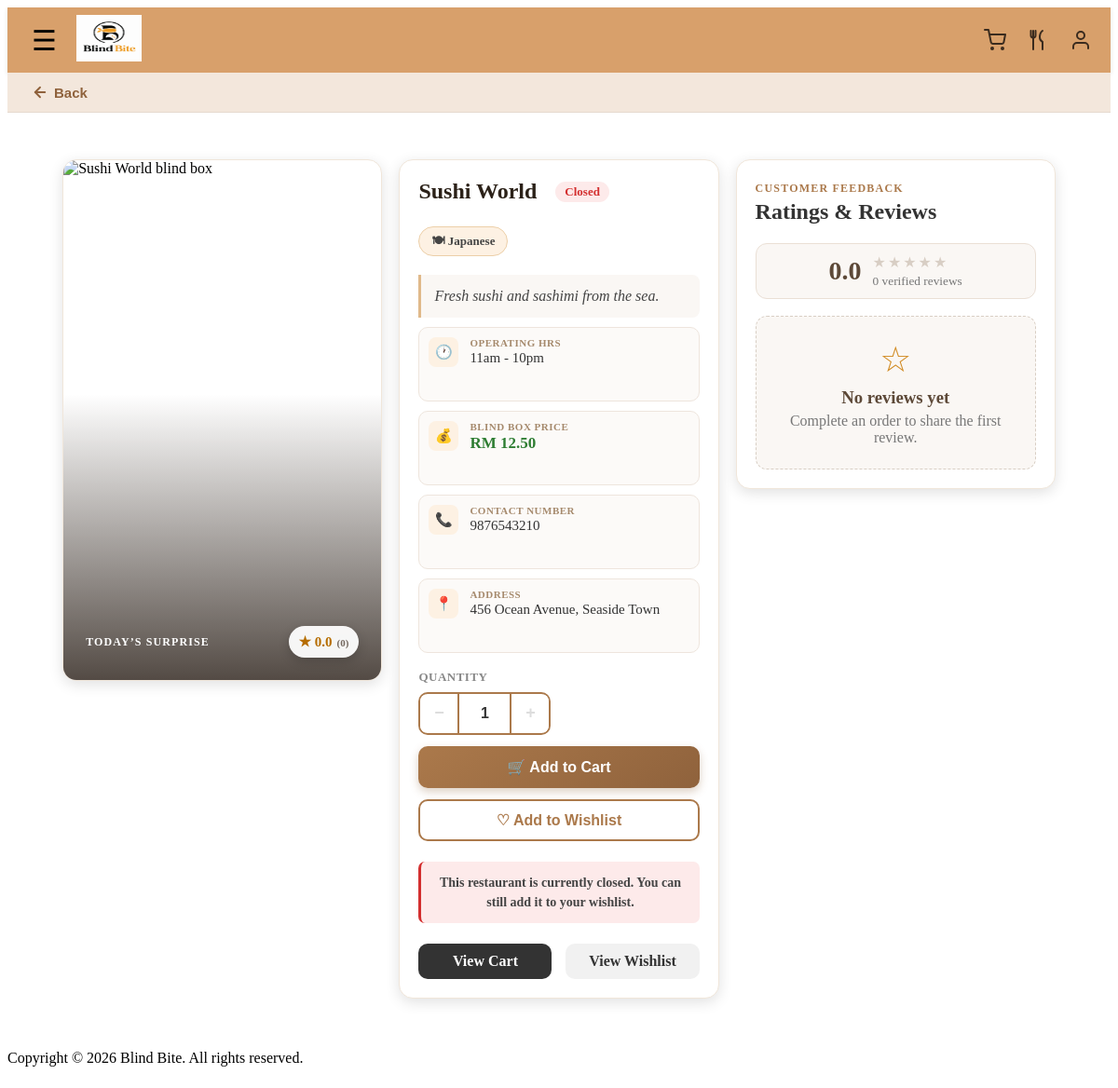
Page /pages/details.php?restaurant=Sushi+World on the committed database.
### tables this page shows
CREATE TABLE restaurants (
    restaurant_name VARCHAR(100) PRIMARY KEY,
    restaurant_address VARCHAR(100) NOT NULL UNIQUE,
    restaurant_opening_hours TIME NOT NULL,
    restaurant_closing_hours TIME NOT NULL,
    restaurant_phone_number VARCHAR(20) NOT NULL UNIQUE,
    blind_box_price DECIMAL(10,2) NOT NULL,
    blind_box_description TEXT NOT NULL,
    blind_box_image VARCHAR(255) DEFAULT NULL,
    blind_box_food_category TEXT NOT NULL
);

### includes/restaurant_image.php (called while the page is built, shortened)
<?php
function restaurant_image_url(?string $filename): string
{
    $default_url = BASE_URL . '/images/BBbox.png';
    if (!$filename || basename($filename) !== $filename) {
        return $default_url;
    }
    return BASE_URL . '/images/restaurants/' . rawurlencode($filename);
}
?>

### pages/details.php (the view, shortened to what this page needs)
<?php
include '../config/db_connect.php';
require_once '../includes/restaurant_image.php';
$restaurant_name = isset($_GET['restaurant'])
    ? $_GET['restaurant']
    : '';
$sql = "
    SELECT *
    FROM restaurants
    WHERE restaurant_name = ?
";
$stmt = $conn->prepare($sql);
$stmt->bind_param(
    "s",
    $restaurant_name
);
$stmt->execute();
$result = $stmt->get_result();
if ($result->num_rows === 1) {
    $restaurant = $result->fetch_assoc();
} else {
    $restaurant = null;
}
$reviews = [];
$average_rating = 0.0;
    ?>
    <?php
include '../includes/header.php';
include '../includes/navigation.php';
?>
<link rel="stylesheet" href="../css/status.css">
<link rel="stylesheet" href="../css/details.css">
<main class="details-page">
    <div class="details-overview-grid">
        <?php if ($restaurant) : ?>
            <div class="details-image-wrap">
                <img
                    src="<?php echo htmlspecialchars(restaurant_image_url($restaurant['blind_box_image'] ?? null)); ?>"
                    width="200"
                    height="150"
                    alt="<?php echo htmlspecialchars($restaurant['restaurant_name']); ?> blind box"
                >
                <div class="details-image-overlay">
                    <span class="details-surprise-label">Today’s surprise</span>
                    <span class="details-rating-chip">
                        ★ <?php echo number_format($average_rating, 1); ?>
                        <small>(<?php echo count($reviews); ?>)</small>
                    </span>
                </div>
            </div>
            <div class="details-info">
                <h1>
                    <span class="details-title">
                        <?php
                        echo htmlspecialchars(
                            $restaurant['restaurant_name']
                        );
                        ?>
                    </span>
                    <span
                        id="restaurantStatusBadge"
                        class="status-badge"
                        data-opening="<?php echo htmlspecialchars($restaurant['restaurant_opening_hours']); ?>"
                        data-closing="<?php echo htmlspecialchars($restaurant['restaurant_closing_hours']); ?>"
                    ><span class="status-dot"></span>Checking...</span>
                </h1>
                <p class="details-category-badge">
                    🍽
                    <?php
                    echo htmlspecialchars(
                        $restaurant['blind_box_food_category']
                    );
                    ?>
                </p>
                <p class="details-description">
                    <?php
                    echo htmlspecialchars(
                        $restaurant[
                            'blind_box_description'
                        ]
                    );
                    ?>
                </p>
                <div class="details-meta">
                    <div class="meta-row">
                        <span class="meta-icon">🕐</span>
                        <div class="meta-text">
                            <span class="meta-label">Operating Hrs</span>
                            <span class="meta-value">
                                <?php
                                echo htmlspecialchars(
                                    strtolower(date('ga', strtotime($restaurant['restaurant_opening_hours'])))
                                    . ' - ' .
                                    strtolower(date('ga', strtotime($restaurant['restaurant_closing_hours'])))
                                );
                                ?>
                            </span>
                        </div>
                    </div>
                    <div class="meta-row">
                        <span class="meta-icon">💰</span>
                        <div class="meta-text">
                            <span class="meta-label">Blind Box Price</span>
                            <span class="meta-value meta-price">
                                RM
                                <?php
                                echo number_format(
                                    $restaurant['blind_box_price'],
                                    2
                                );
                                ?>
                            </span>
                        </div>
                    </div>
                    <div class="meta-row">
                        <span class="meta-icon">📞</span>
                        <div class="meta-text">
                            <span class="meta-label">Contact Number</span>
                            <span class="meta-value">
                                <?php
                                echo htmlspecialchars(
                                    $restaurant['restaurant_phone_number']
                                );
                                ?>
                            </span>
                        </div>
                    </div>
                    <div class="meta-row">
                        <span class="meta-icon">📍</span>
                        <div class="meta-text">
                            <span class="meta-label">Address</span>
                            <span class="meta-value">
                                <?php
                                echo htmlspecialchars(
                                    $restaurant['restaurant_address']
                                );
                                ?>
                            </span>
                        </div>
                    </div>
                </div>
                <div class="action-buttons">
                    <form method="POST" id="addToCartForm">
                        <div class="quantity-selector">
                            <span class="quantity-label">Quantity</span>
                            <div class="quantity-controls">
                                <button
                                    type="button"
                                    class="qty-btn qty-minus"
                                    aria-label="Decrease quantity"
                                >
                                    −
                                </button>
                                <input
                                    type="number"
                                    name="quantity"
                                    id="quantityInput"
                                    class="qty-input"
                                    value="1"
                                    min="1"
                                    readonly
                                >
                                <button
                                    type="button"
                                    class="qty-btn qty-plus"
                                    aria-label="Increase quantity"
                                >
                                    +
                                </button>
                            </div>
                        </div>
                        <button
                            type="submit"
                            name="add_to_cart"
                            class="add-cart-btn"
                        >
                            🛒 Add to Cart
                        </button>
                    </form>
                    <form method="POST">
                        <button
                            type="submit"
                            name="add_to_wishlist"
                            class="wishlist-btn"
                        >
                            ♡ Add to Wishlist
                        </button>
                    </form>
                    <p id="cartClosedMessage" class="cart-closed-message">
                        This restaurant is currently closed. You can still add it to your wishlist.
                    </p>
                </div>
                <div class="view-buttons">
                    <a
                        href="cart.php"
                        class="view-cart-btn"
                    >
                        View Cart
                    </a>
                    <a
                        href="wishlist.php"
                        class="view-wishlist-btn"
                    >
                        View Wishlist
                    </a>
                </div>
            </div>
        <?php else : ?>
            <h1>
                Restaurant not found
            </h1>
        <?php endif; ?>
    <?php if ($restaurant) : ?>
        <section class="restaurant-reviews">
            <div class="reviews-heading">
                <div>
                    <span class="reviews-eyebrow">Customer feedback</span>
                    <h2>Ratings &amp; Reviews</h2>
                </div>
                <div class="rating-summary">
                    <strong><?php echo number_format($average_rating, 1); ?></strong>
                    <div>
                        <span class="summary-stars" aria-hidden="true">
                            <?php for ($star = 1; $star <= 5; $star++) : ?>
                                <span class="<?php echo $star <= round($average_rating) ? 'is-filled' : ''; ?>">★</span>
                            <?php endfor; ?>
                        </span>
                        <small>
                            <?php echo count($reviews); ?>
                            <?php echo count($reviews) === 1 ? 'verified review' : 'verified reviews'; ?>
                        </small>
                    </div>
                </div>
            </div>
            <?php if (empty($reviews)) : ?>
                <div class="no-reviews">
                    <span aria-hidden="true">☆</span>
                    <h3>No reviews yet</h3>
                    <p>Complete an order to share the first review.</p>
                </div>
            <?php endif; ?>
        </section>
    <?php endif; ?>
    </div>
</main>
<?php
include '../includes/footer.php';
?>

### css/status.css (style rules this page uses)
.status-badge { display:inline-block; margin-left:10px; padding:3px 10px; border-radius:12px; font-size:13px; font-weight:bold; vertical-align:middle; background:#eee; color:#666; }
.status-closed { background:#fdeaea; color:#d32f2f; }

### rows in the picture
restaurants: restaurant_name "Sushi World", blind_box_food_category "Japanese", blind_box_description "Fresh sushi and sashimi from the sea.", restaurant_opening_hours+restaurant_closing_hours "11am - 10pm", blind_box_price "12.50", restaurant_phone_number "9876543210", restaurant_address "456 Ocean Avenue, Seaside Town"

### other values in the picture
$average_rating "0.0"
count($reviews) "0"
